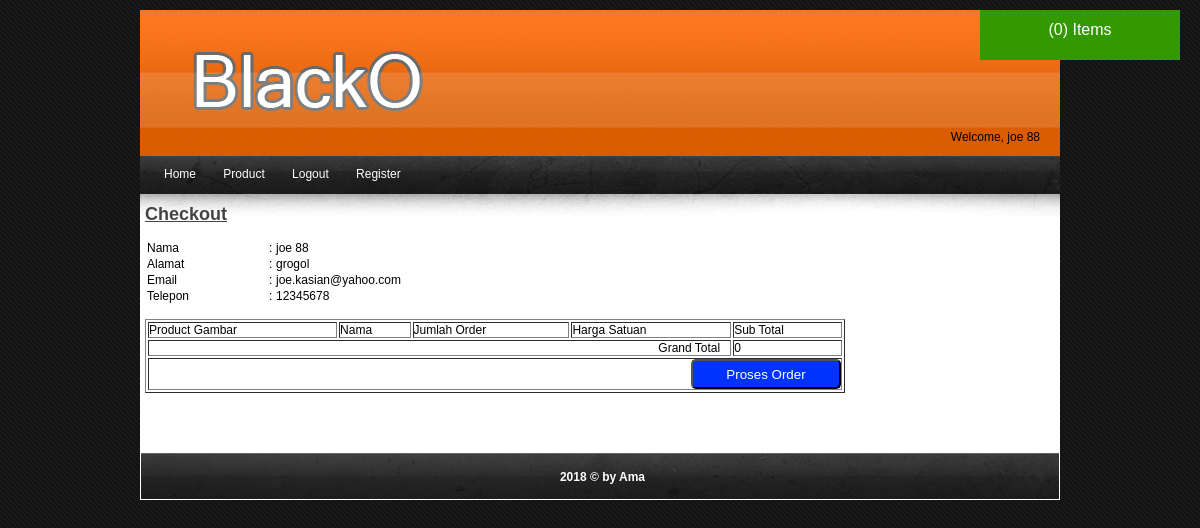
Page /detail_checkout.php (signed in) on the committed database.
### tables this page shows
CREATE TABLE `user` (
  `email` varchar(150) NOT NULL,
  `password` varchar(150) NOT NULL,
  `nama` varchar(100) NOT NULL,
  `alamat` text NOT NULL,
  `telepon` varchar(16) NOT NULL,
  `session_id` varchar(100) NOT NULL,
  `type` varchar(15) NOT NULL,
  `status` varchar(15) NOT NULL
);

### session.php (called while the page is built, shortened)
<?php
require_once 'koneksi.php';
$user=mysqli_query($con, "SELECT * FROM user where email='".@$_SESSION['hms']."'");
$rowUser=mysqli_fetch_array($user);
?>

### detail_checkout.php (the view, shortened to what this page needs)
<?php
require_once 'session.php';
?>
<!DOCTYPE html PUBLIC "-//W3C//DTD XHTML 1.0 Transitional//EN" "http://www.w3.org/TR/xhtml1/DTD/xhtml1-transitional.dtd">
<html xmlns="http://www.w3.org/1999/xhtml">
<head>
<?php require_once 'title.php'; ?>
</head>
<body>
<div id="wrapper">
	<?php require_once 'header.php'; ?>
    <?php require_once 'menu.php'; ?>
    <div id="content">
        <div id="contenttext">
            <h2>Checkout</h2><br>
            <table width="500" >
                <tr>
                    <td width="120">Nama</td>
                    <td width="5">:</td>
                    <td><?php echo $rowUser['nama']; ?></td>
                </tr>
                <tr>
                    <td width="120">Alamat</td>
                    <td width="5">:</td>
                    <td><?php echo $rowUser['alamat']; ?></td>
                </tr>
                <tr>
                    <td width="120">Email</td>
                    <td width="5">:</td>
                    <td><?php echo $rowUser['email']; ?></td>
                </tr>
                <tr>
                    <td width="120">Telepon</td>
                    <td width="5">:</td>
                    <td><?php echo $rowUser['telepon']; ?></td>
                </tr>
            </table>
            <br>
            <table width="700" border="1">
                <tr>
                    <td>Product Gambar</td>
                    <td>Nama</td>
                    <td>Jumlah Order</td>
                    <td>Harga Satuan</td>
                    <td>Sub Total</td>
                </tr>
                <tr>
                    <td colspan="4" align="right"> Grand Total &nbsp;&nbsp;</td>
                    <td><?php echo number_format($grandtotal, 0, ",", "."); ?></td>
                </tr>
                <tr>
                    <td colspan="5" align="right">
                        <a href="proses_order.php">
                        <input type="button" name="proses_order" value="Proses Order" id="orderButton">
                        </a>
                    </td>
                </tr>
            </table>
        </div>
    </div>
    <?php require_once 'footer.php'; ?>
</div>
</body>
</html>

### header.php
<a href="detail_cart.php">
    <div id="cart">
        <?php
        $cartCount = isset($_SESSION['myCart']) && is_array($_SESSION['myCart']) ? count($_SESSION['myCart']) : 0;
        echo "($cartCount) Items";
        ?>
    </div>
</a>
<a href="index.php">
    <div id="header">
        <?php
        if (isset($_SESSION['hms'])) {
            ?>
            <div id="welcome">
                <?php echo "Welcome, " . htmlspecialchars($rowUser['nama']); ?>
            </div>
            <?php
        }
        ?>
    </div>
</a>

### css/style.css (style rules this page uses)
a { color:inherit; text-decoration:none; }
* { margin:0; padding:0; }
body { font-family:Trebuchet MS, Arial, Helvetica, sans-serif; font-size:12px; background:url(../images/bg.jpg) repeat; margin:10px 0 25px 0; }
#wrapper { width:920px; margin:0 auto; }
#header { height:146px; background-image:url(../images/header.png); background-repeat:no-repeat; padding-left:15px; }
#content { background:url(../images/zz.PNG) top repeat-x #ffffff; padding-top:10px; padding-bottom:60px; }
#contenttext { margin-left:5px; overflow: hidden; }
h2 { color:#444444; text-decoration:underline; }
#cart { width:200px; height:50px; float:right; background:#003; line-height:40px; color:#FFF; text-align:center; font-size:16px; position:fixed; right:20px; z-index:10000; }
input#orderButton { width:150px; height:30px; background:#03F; color:#FFF; border-radius:5px 5px 5px 5px; }
#cart { width:200px; height:50px; float:right; background:#390; line-height:40px; color:#FFF; text-align:center; font-size:16px; position:fixed; right:20px; z-index:10000; }
#welcome { float: right; margin: 120px 20px 0 0; }

### rows in the picture
user: nama "joe 88", alamat "grogol", email "joe.kasian@yahoo.com", telepon "12345678"

### other values in the picture
$cartCount "0"
$grandtotal "0"
